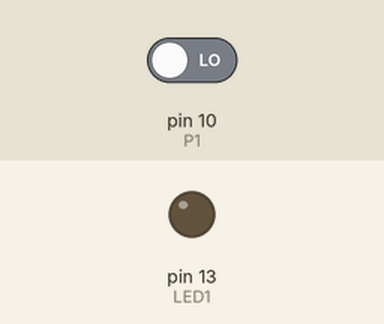
This sketch was run on a simulated Arduino Uno, built with avr-gcc and run on an emulated ATmega328P. Shown: output pins drawn as LEDs (lit = HIGH). The inputs (shaded band) are chosen by the test bench; at power-on: pin 10 (P1) LOW.

Above: at 1.2 s.
1.3 s: pin 10 (P1) driven HIGH
At 1.8 s:
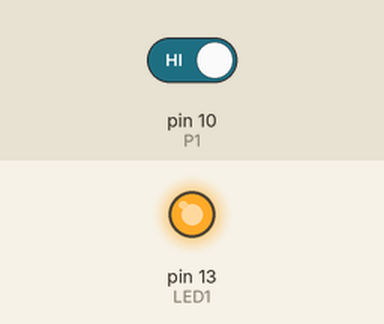
2.8 s: pin 10 (P1) driven LOW
At 4.2 s:
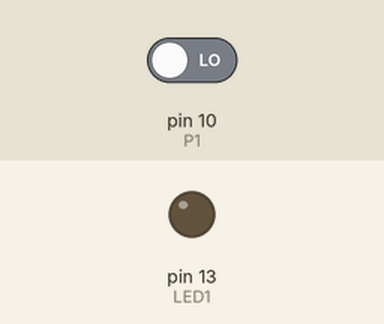
Timing chart, 0 to 5.8 s (numbered marks = the images above; inputs shaded):
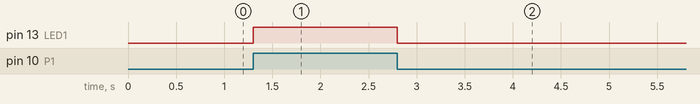

The sketch:

sketch_jan16d.ino
```cpp
const int LED1=13;
const int P1=10;
void setup() {
  // put your setup code here, to run once:
pinMode(LED1,OUTPUT);
pinMode(P1,INPUT);
}

void loop() {
  // put your main code here, to run repeatedly:
int P1s;
P1s=digitalRead(P1);

if(P1s==1){
    digitalWrite(LED1,HIGH);
}
else{
    digitalWrite(LED1,LOW);
}
}
```

Measured:
- after the input at 1.3 s, pin 13 (LED1): LOW → HIGH at once
- after the input at 2.8 s, pin 13 (LED1): HIGH → LOW at once
